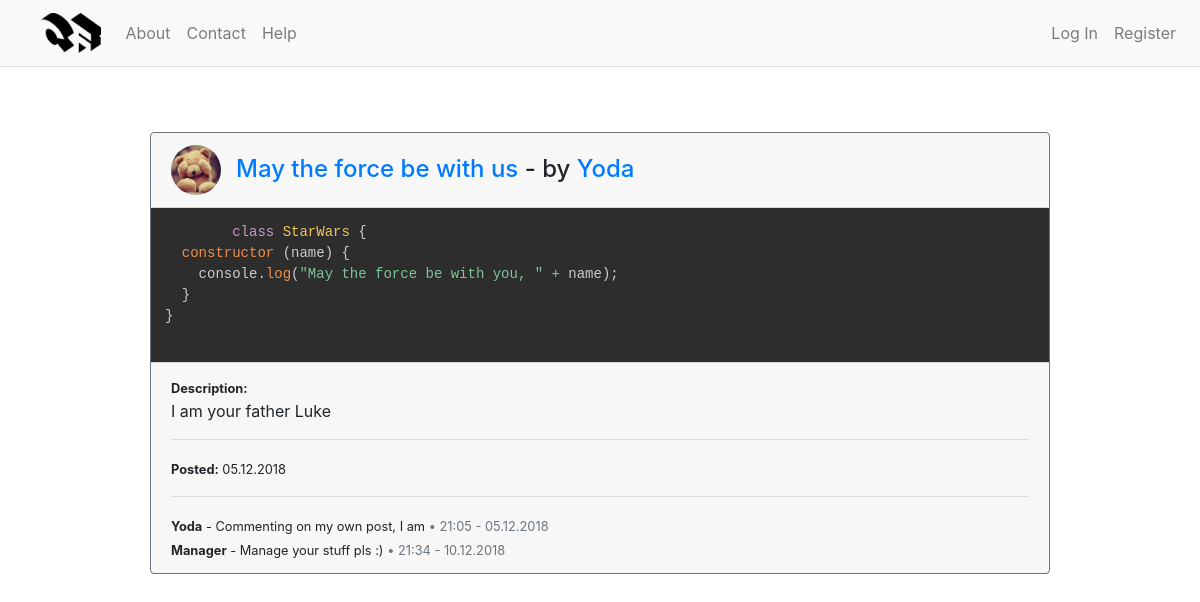
Screenshot of /post/3 with the database file from the repository.
### website/models.py (models this page shows, shortened)
class User(db.Model, UserMixin):
    id = db.Column(db.Integer, primary_key=True)
    username = db.Column(db.String(20), unique=True, nullable=False)
    email = db.Column(db.String(120), unique=True, nullable=False)
    image_file = db.Column(db.String(20), nullable=False, default='default.jpg')
    password = db.Column(db.String(60), nullable=False)
    posts = db.relationship('Post', backref='author', lazy=True)
    liked_comments = db.relationship('CommentLike', backref='user', lazy=True)
    liked_posts = db.relationship('PostLike', backref='user', lazy=True)

class Post(db.Model):
    id = db.Column(db.Integer, primary_key=True)
    title = db.Column(db.String(50), nullable=False)
    datetime = db.Column(db.DateTime, nullable=False, default=datetime.utcnow)
    code = db.Column(db.Text, nullable=False)
    description = db.Column(db.Text, nullable=False)
    user_id = db.Column(db.Integer, db.ForeignKey('user.id'))
    language_id = db.Column(db.Integer, db.ForeignKey('language.id'))
    user_likes = db.relationship('PostLike', backref='likes', lazy=True)
    comments = db.relationship('Comment', backref='comments')
    language = db.relationship('Language', backref='language')

class Comment(db.Model):
    id = db.Column(db.Integer, primary_key=True)
    content = db.Column(db.Text, nullable=False)
    datetime = db.Column(db.DateTime, nullable=False, default=datetime.utcnow)
    post_id = db.Column(db.Integer, db.ForeignKey('post.id'))
    user_id = db.Column(db.Integer, db.ForeignKey('user.id'))
    user_likes = db.relationship('CommentLike', backref='likes', lazy=True)
    user = db.relationship('User', backref='author')

### website/posts/routes.py (the view, shortened to what this page needs)
@posts.route("/post/<int:id>", methods=['GET', 'POST'])
def post(id):
    post = Post.query.get_or_404(id)
    form = CommentForm()
    for error in form.errors:
        flash(error)
    return render_template('post.html', title=post.title, post=post, form=form, getLikeUrl=getLikeUrl, getLikeIcon=getLikeIcon)

### website/templates/post.html (shortened to what this page needs)
{% extends "layout.html" %}
{% block content %}
<div class="card w-75 ml-auto mr-auto m-5 border-secondary">
  <div class="card-header">
    <div class="w-25">
      <img style="width:50px;float:left;" class="rounded-circle account-img" src="{{ url_for('static', filename='profile_pics/' + post.author.image_file) }}" alt="">
    </div>
    <div class="felx-column">
      <h4 style="position:relative;left:15px;top:10px;"><a href="{{ url_for('posts.post', id=post.id) }}" style="text-decoration:none;">{{ post.title }}</a> - by <a alt="{{ post.author.username }}" title="{{ post.author.username }}" href="{{ url_for('users.user', username=post.author.username) }}" style="width:50px;height:50px;text-decoration:none;">{{ post.author.username }}</a></h4>
    </div>
  </div>
  <div class="card-body p-0">
      <pre class="language-{{ post.language.name }} m-0">
        <code>{{ post.code }}</code>
      </pre>
  </div>
  <div class="card-footer">
    <small><b>Description:</b></small>
    <p>{{ post.description }}</p>
    <hr>
    <small><b>Posted:</b> {{ post.datetime.strftime('%d.%m.%Y') }}</small>
    {% if post.comments %}<hr>{% endif %}
    {% for comment in post.comments %}
      <small><b>{{ comment.user.username }}</b> - {{ comment.content }}<span class="text-muted"> • {{ comment.datetime.strftime('%H:%M - %d.%m.%Y') }}</span></small><br>
    {% endfor %}
  </div>
</div>
{% endblock content %}

### website/templates/layout.html (shortened to what this page needs)
<!DOCTYPE html>
<html lang="en" dir="ltr">
  <head>
    <link rel="stylesheet" href="https://maxcdn.bootstrapcdn.com/bootstrap/4.0.0/css/bootstrap.min.css">
    <link rel="stylesheet" href="{{ url_for('static', filename='master.css') }}">
    <link rel="stylesheet" href="{{ url_for('static', filename='prism.css') }}">
  </head>
  <body>
    {% include "navbar.html" %}
    <div class="container-fluid">
      <div class="row">
        <div class="col-12">
        </div>
        {% block content %}{% endblock %}
      </div>
    </div>
  </body>
</html>

### website/templates/navbar.html (shortened to what this page needs)
<nav class="navbar navbar-expand-md navbar-light bg-light border-bottom mb-3">
    <a class="navbar-brand ml-4" href="{{ url_for('main.home') }}">
      <img src="{{ url_for('static', filename='Logo.png') }}" alt="logo" style="height:40px;">
    </a>
    <div id="navbarNavDropdown" class="navbar-collapse collapse">
        <ul class="navbar-nav w-100">
            <li class="nav-item">
                <a class="nav-link" href="{{ url_for('main.about') }}">About</a>
            </li>
            <li class="nav-item">
                <a class="nav-link" href="{{ url_for('main.contact') }}">Contact</a>
            </li>
            <li class="nav-item">
                <a class="nav-link" href="{{ url_for('main.help', path='test.txt') }}">Help</a>
            </li>
            {% if not current_user.is_authenticated %}
              <li class="nav-item  ml-md-auto ml-lg-auto">
                  <a class="nav-link" href="{{ url_for('users.login') }}">Log In</a>
              </li>
              <li class="nav-item">
                  <a class="nav-link" href="{{ url_for('users.register') }}">Register</a>
              </li>
            {% endif %}
        </ul>
    </div>
</nav>

### website/static/prism.css (style rules this page uses)
code[class*="language-"], pre[class*="language-"] { color: #ccc; background: none; font-family: Consolas, Monaco, 'Andale Mono', 'Ubuntu Mono', monospace; text-align: left; white-space: pre; word-spacing: normal; word-break: normal; word-wrap: normal; line-height: 1.5; -moz-tab-size: 4; -o-tab-size: 4; tab-size: 4; -webkit-hyphens: none; -moz-hyphens: none; -ms-hyphens: none; hyphens: none; }
pre[class*="language-"] { padding: 1em; margin: .5em 0; overflow: auto; }
:not(pre) > code[class*="language-"], pre[class*="language-"] { background: #2d2d2d; }

### rows the page displays
User: image_file (picture), author.username "Yoda"
Post: title "May the force be with us", description "I am your father Luke", datetime "05.12.2018"
Comment: user.username "Yoda", content "Commenting on my own post, I am", datetime "21:05 - 05.12.2018"
Comment: user.username "Manager", content "Manage your stuff pls :)", datetime "21:34 - 10.12.2018"
